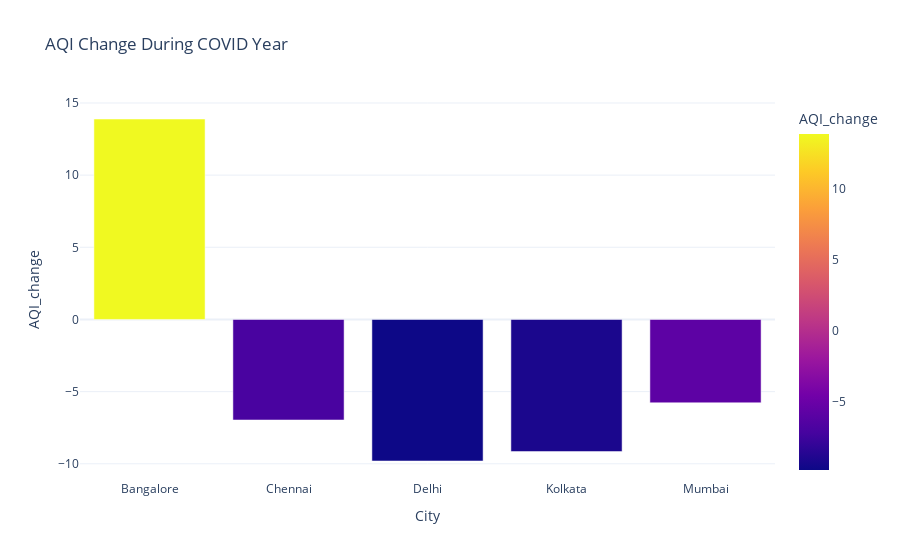

Notebook code for this chart:
### Code cell
fig = px.bar(
    drop,
    x="City",
    y="AQI_change",
    title="AQI Change During COVID Year",
    color="AQI_change"
)

fig.update_layout(template="plotly_white")
fig.show()

### Figure 1 — Plotly figure (JSON) as saved in the notebook; plotly's stock layout.template omitted (floating-point values rounded to 4 significant figures)
{"data": [{"hovertemplate": "City=%{x}<br>AQI_change=%{marker.color}<extra></extra>", "legendgroup": "", "marker": {"color": [13.89, -6.967, -9.809, -9.155, -5.776], "coloraxis": "coloraxis", "pattern": {"shape": ""}}, "name": "", "orientation": "v", "showlegend": false, "textposition": "auto", "type": "bar", "x": ["Bangalore", "Chennai", "Delhi", "Kolkata", "Mumbai"], "xaxis": "x", "y": [13.89, -6.967, -9.809, -9.155, -5.776], "yaxis": "y"}], "layout": {"barmode": "relative", "coloraxis": {"colorbar": {"title": {"text": "AQI_change"}}, "colorscale": [[0, "#0d0887"], [0.1111, "#46039f"], [0.2222, "#7201a8"], [0.3333, "#9c179e"], [0.4444, "#bd3786"], [0.5556, "#d8576b"], [0.6667, "#ed7953"], [0.7778, "#fb9f3a"], [0.8889, "#fdca26"], [1, "#f0f921"]]}, "legend": {"tracegroupgap": 0}, "title": {"text": "AQI Change During COVID Year"}, "xaxis": {"anchor": "y", "domain": [0, 1], "title": {"text": "City"}}, "yaxis": {"anchor": "x", "domain": [0, 1], "title": {"text": "AQI_change"}}}}
